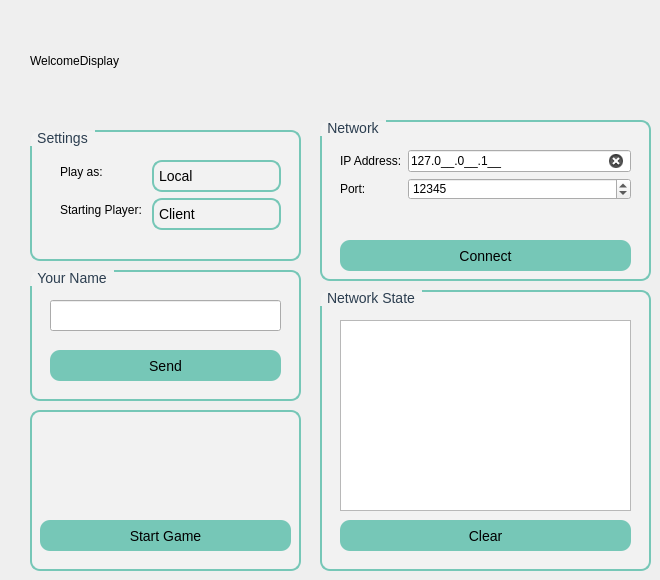
   <widget class="QWidget" name="initalpage">
    <widget class="QGroupBox" name="grpNetwork">
     <property name="geometry">
      <rect>
       <x>320</x>
       <y>120</y>
       <width>331</width>
       <height>161</height>
      </rect>
     </property>
     <property name="styleSheet">
      <string notr="true">QGroupBox {
    background-color: #f2f2f2; 
    border: 2px solid #76c7b7; 
    border-radius: 10px;
    padding: 10px;
    font-size: 14px;
}

QGroupBox::title {
    subcontrol-origin: margin;
    subcontrol-position: top left; 
    padding: 0 5px; 
    font-size: 30px;
    font-weight: bold; 
    color: #2c3e50;
	font-family: 'Comic Sans MS', cursive, sans-serif;
}</string>
     </property>
     <property name="title">
      <string>Network</string>
     </property>
     <widget class="QWidget" name="formLayoutWidget">
      <property name="geometry">
       <rect>
        <x>20</x>
        <y>30</y>
        <width>291</width>
        <height>71</height>
       </rect>
      </property>
      <layout class="QFormLayout" name="formLayout">
       <item row="0" column="0">
        <widget class="QLabel" name="lblIP">
         <property name="text">
          <string>IP Address:</string>
         </property>
        </widget>
       </item>
       <item row="0" column="1">
        <widget class="QLineEdit" name="leIP">
         <property name="inputMask">
          <string>000.000.000.000;_</string>
         </property>
         <property name="text">
          <string>127.0.0.1</string>
         </property>
         <property name="clearButtonEnabled">
          <bool>true</bool>
         </property>
         <property name="state" stdset="0">
          <string/>
         </property>
        </widget>
       </item>
       <item row="1" column="0">
        <widget class="QLabel" name="lblPort">
         <property name="text">
          <string>Port:</string>
         </property>
        </widget>
       </item>
       <item row="1" column="1">
        <widget class="QSpinBox" name="spnPort">
         <property name="minimum">
          <number>1024</number>
         </property>
         <property name="maximum">
          <number>65535</number>
         </property>
         <property name="value">
          <number>12345</number>
         </property>
        </widget>
       </item>
      </layout>
     </widget>
     <widget class="QPushButton" name="bConnect">
      <property name="geometry">
       <rect>
        <x>20</x>
        <y>120</y>
        <width>291</width>
        <height>31</height>
       </rect>
      </property>
      <property name="styleSheet">
       <string notr="true">QPushButton {
    background-color: #76c7b7; /* Light blue-green (teal) */
    color: black;
    border-radius: 10px;
    padding: 5px;
    font-size: 14px;
}

QPushButton:hover {
    background-color: #5bb7a5; /* Slightly darker teal for hover */
}

QPushButton:pressed {
    background-color: #4fa89a; /* Darker blue-green when pressed */
}

QPushButton:disabled {
    background-color: lightgrey;
    color: grey;
}
</string>
      </property>
      <property name="text">
       <string>Connect</string>
      </property>
     </widget>
    </widget>
    <widget class="QGroupBox" name="groupBox">
     <property name="geometry">
      <rect>
       <x>30</x>
       <y>130</y>
       <width>271</width>
       <height>131</height>
      </rect>
     </property>
     <property name="cursor">
      <cursorShape>UpArrowCursor</cursorShape>
     </property>
     <property name="styleSheet">
      <string notr="true">QGroupBox {
    background-color: #f2f2f2; 
    border: 2px solid #76c7b7; 
    border-radius: 10px;
    padding: 10px;
    font-size: 14px;
}

QGroupBox::title {
    subcontrol-origin: margin;
    subcontrol-position: top left; 
    padding: 0 5px; 
    font-size: 30px;
    font-weight: bold; 
    color: #2c3e50;
	font-family: 'Comic Sans MS', cursive, sans-serif;
}</string>
     </property>
     <property name="title">
      <string>Settings</string>
     </property>
     <widget class="QWidget" name="formLayoutWidget_2">
      <property name="geometry">
       <rect>
        <x>30</x>
        <y>30</y>
        <width>221</width>
        <height>79</height>
       </rect>
      </property>
      <layout class="QFormLayout" name="formLayout_2">
       <property name="formAlignment">
        <set>Qt::AlignLeading|Qt::AlignLeft|Qt::AlignTop</set>
       </property>
       <item row="0" column="0">
        <widget class="QLabel" name="lblHostClient">
         <property name="text">
          <string>Play as:</string>
         </property>
        </widget>
       </item>
       <item row="0" column="1">
        <widget class="QComboBox" name="cbHostClient">
         <property name="cursor">
          <cursorShape>ArrowCursor</cursorShape>
         </property>
         <property name="styleSheet">
          <string notr="true">QComboBox {
    background-color: #f2f2f2; /* Lighter grey */
    color: black;
    border: 2px solid #76c7b7; /* Border color matches QPushButton */
    border-radius: 10px;
    padding: 5px;
    font-size: 14px;
}

QComboBox:hover {
    border-color: #5bb7a5; /* Darker teal on hover */
}

QComboBox::drop-down {
    border-radius: 10px;
}

QComboBox::down-arrow {
    
}

</string>
         </property>
         <property name="maxVisibleItems">
          <number>10</number>
         </property>
         <item>
          <property name="text">
           <string>Local</string>
          </property>
         </item>
         <item>
          <property name="text">
           <string>Client</string>
          </property>
         </item>
         <item>
          <property name="text">
           <string>Server</string>
          </property>
         </item>
        </widget>
       </item>
       <item row="1" column="0">
        <widget class="QLabel" name="lblStartingPlayer">
         <property name="text">
          <string>Starting Player: </string>
         </property>
        </widget>
       </item>
       <item row="1" column="1">
        <widget class="QComboBox" name="cbStartingPlayer">
         <property name="styleSheet">
          <string notr="true">QComboBox {
    background-color: #f2f2f2; /* Lighter grey */
    color: black;
    border: 2px solid #76c7b7; /* Border color matches QPushButton */
    border-radius: 10px;
    padding: 5px;
    font-size: 14px;
}

QComboBox:hover {
    border-color: #5bb7a5; /* Darker teal on hover */
}

QComboBox::drop-down {
    border-radius: 10px;
}

QComboBox::down-arrow {
  
}
</string>
         </property>
         <item>
          <property name="text">
           <string>Client</string>
          </property>
         </item>
         <item>
          <property name="text">
           <string>Server</string>
          </property>
         </item>
        </widget>
       </item>
      </layout>
     </widget>
    </widget>
    <widget class="QLabel" name="DisplayGame">
     <property name="geometry">
      <rect>
       <x>30</x>
       <y>20</y>
       <width>621</width>
       <height>81</height>
      </rect>
     </property>
     <property name="text">
      <string>WelcomeDisplay</string>
     </property>
    </widget>
    <widget class="QGroupBox" name="groupBox_2">
     <property name="geometry">
      <rect>
       <x>320</x>
       <y>290</y>
       <width>331</width>
       <height>281</height>
      </rect>
     </property>
     <property name="styleSheet">
      <string notr="true">QGroupBox {
    background-color: #f2f2f2; 
    border: 2px solid #76c7b7; 
    border-radius: 10px;
    padding: 10px;
    font-size: 14px;
}

QGroupBox::title {
    subcontrol-origin: margin;
    subcontrol-position: top left; 
    padding: 0 5px; 
    font-size: 30px;
    font-weight: bold; 
    color: #2c3e50;
	font-family: 'Comic Sans MS', cursive, sans-serif;
}</string>
     </property>
     <property name="title">
      <string>Network State</string>
     </property>
     <widget class="QPushButton" name="pbClear">
      <property name="geometry">
       <rect>
        <x>20</x>
        <y>230</y>
        <width>291</width>
        <height>31</height>
       </rect>
      </property>
      <property name="styleSheet">
       <string notr="true">QPushButton {
    background-color: #76c7b7; /* Light blue-green (teal) */
    color: black;
    border-radius: 10px;
    padding: 5px;
    font-size: 14px;
}

QPushButton:hover {
    background-color: #5bb7a5; /* Slightly darker teal for hover */
}

QPushButton:pressed {
    background-color: #4fa89a; /* Darker blue-green when pressed */
}

QPushButton:disabled {
    background-color: lightgrey;
    color: grey;
}
</string>
      </property>
      <property name="text">
       <string>Clear</string>
      </property>
     </widget>
     <widget class="QListWidget" name="lstNetzwerkConsole">
      <property name="geometry">
       <rect>
        <x>20</x>
        <y>30</y>
        <width>291</width>
        <height>191</height>
       </rect>
      </property>
     </widget>
    </widget>
    <widget class="QGroupBox" name="groupBox_4">
     <property name="geometry">
      <rect>
       <x>30</x>
       <y>270</y>
       <width>271</width>
       <height>131</height>
      </rect>
     </property>
     <property name="styleSheet">
      <string notr="true">QGroupBox {
    background-color: #f2f2f2; 
    border: 2px solid #76c7b7; 
    border-radius: 10px;
    padding: 10px;
    font-size: 14px;
}

QGroupBox::title {
    subcontrol-origin: margin;
    subcontrol-position: top left; 
    padding: 0 5px; 
    font-size: 30px;
    font-weight: bold; 
    color: #2c3e50;
	font-family: 'Comic Sans MS', cursive, sans-serif;
}</string>
     </property>
     <property name="title">
      <string>Your Name</string>
     </property>
     <widget class="QPushButton" name="bSendName">
      <property name="geometry">
       <rect>
        <x>20</x>
        <y>80</y>
        <width>231</width>
        <height>31</height>
       </rect>
      </property>
      <property name="styleSheet">
       <string notr="true">QPushButton {
    background-color: #76c7b7; /* Light blue-green (teal) */
    color: black;
    border-radius: 10px;
    padding: 5px;
    font-size: 14px;
}

QPushButton:hover {
    background-color: #5bb7a5; /* Slightly darker teal for hover */
}

QPushButton:pressed {
    background-color: #4fa89a; /* Darker blue-green when pressed */
}

QPushButton:disabled {
    background-color: lightgrey;
    color: grey;
}
</string>
      </property>
      <property name="text">
       <string>Send</string>
      </property>
     </widget>
     <widget class="QLineEdit" name="lename">
      <property name="geometry">
       <rect>
        <x>20</x>
        <y>30</y>
        <width>231</width>
        <height>31</height>
       </rect>
      </property>
     </widget>
    </widget>
    <widget class="QGroupBox" name="groupBox_5">
     <property name="geometry">
      <rect>
       <x>30</x>
       <y>410</y>
       <width>271</width>
       <height>161</height>
      </rect>
     </property>
     <property name="styleSheet">
      <string notr="true">QGroupBox {
    background-color: #f2f2f2; 
    border: 2px solid #76c7b7; 
    border-radius: 10px;
    padding: 10px;
    font-size: 14px;
}

QGroupBox::title {
    subcontrol-origin: margin;
    subcontrol-position: top left; 
    padding: 0 5px; 
    font-size: 30px;
    font-weight: bold; 
    color: #2c3e50;
	font-family: 'Comic Sans MS', cursive, sans-serif;
}</string>
     </property>
     <property name="title">
      <string/>
     </property>
     <widget class="QPushButton" name="bStart">
      <property name="geometry">
       <rect>
        <x>10</x>
        <y>110</y>
        <width>251</width>
        <height>31</height>
       </rect>
      </property>
      <property name="styleSheet">
       <string notr="true">QPushButton {
    background-color: #76c7b7; /* Light blue-green (teal) */
    color: black;
    border-radius: 10px;
    padding: 5px;
    font-size: 14px;
}

QPushButton:hover {
    background-color: #5bb7a5; /* Slightly darker teal for hover */
}

QPushButton:pressed {
    background-color: #4fa89a; /* Darker blue-green when pressed */
}

QPushButton:disabled {
    background-color: lightgrey;
    color: grey;
}
</string>
      </property>
      <property name="text">
       <string>Start Game</string>
      </property>
     </widget>
    </widget>
   </widget>
